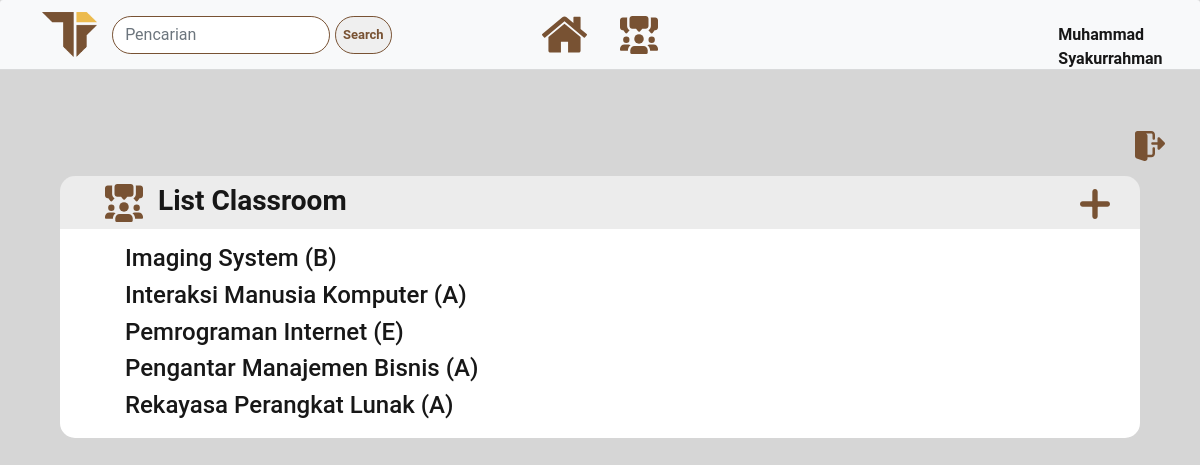
Page /list-classroom.php (signed in) on the committed database.
### tables this page shows
CREATE TABLE `users` (
  `id_user` int(11) NOT NULL AUTO_INCREMENT,
  `f_name` text,
  `l_name` text,
  `u_name` text,
  `u_pass` varchar(255) DEFAULT NULL,
  `u_email` varchar(255) DEFAULT NULL,
  `u_image` varchar(255) DEFAULT NULL,
  `u_cover` varchar(255) DEFAULT NULL,
  `u_konsentrasi` varchar(255) DEFAULT NULL,
  `u_prodi` varchar(255) DEFAULT NULL,
  `u_angkatan` varchar(11) DEFAULT NULL,
  `u_reg_date` timestamp NULL DEFAULT CURRENT_TIMESTAMP ON UPDATE CURRENT_TIMESTAMP,
  `status_user` text,
  `posts` text,
  `posts_class` text,
  PRIMARY KEY (`id_user`)
);

CREATE TABLE `classroom` (
  `id_classroom` int(11) NOT NULL AUTO_INCREMENT,
  `nama_classroom` text,
  `keterangan` text,
  `classroom_cover` varchar(255) DEFAULT NULL,
  PRIMARY KEY (`id_classroom`)
);

### includes/get-data.php (called while the page is built, shortened)
<?php
    include("function/functions.php");
    $user = $_SESSION['u_name'];
    $get_user = "SELECT * from users WHERE u_name='$user'";
    $result = mysqli_query($db_connect, $get_user);
    while ($row = $result->fetch_assoc()) {
        $user_id = $row['id_user'];
        $firstname = $row['f_name'];
        $lastname = $row['l_name'];
        $fullname = $firstname.' '.$lastname;
        $user_image = $row['u_image'];
    }
?>

### list-classroom.php (the view, shortened to what this page needs)
<?php
	include("includes/connection.php");
	if (!isset($_SESSION['u_name'])) {
        echo "<script>window.open('landing-page.php','_self')</script>";
	} else {
        include("includes/get-data.php");
    }
?>
<!DOCTYPE html>
<html lang="en">
<head>
    <link rel="stylesheet" href="https://maxcdn.bootstrapcdn.com/bootstrap/4.0.0/css/bootstrap.min.css">
    <link rel="stylesheet" type="text/css" href="style/settings.css">
</head>
<body>
    <div class="header">
        <header>
            <?php
                include("includes/header.php");
            ?>
        </header>
    </div>
    <div class="d-flex justify-content-center">
        <div class="container-fluid" style="background-color: #ECECEC; margin-top: 15px; height: 50px; width: 1080px; border-radius: 15px 15px 0 0; padding-top: 8px; padding-left: 45px; padding-bottom: 45px;">
            <div>
                <img src="images/discussion.svg" alt="" width="38px" style="float: left; margin-right:15px;">
                <a  href="add-classroom.php" style="text-decoration: none;"><img src="images/add.svg" alt="" width="30px" style="float: right; margin-top: 5px; margin-right:15px;"></a>
                <h3 style="font-weight: bolder; width:500px;">List Classroom</h3>
            </div>
         </div>
    </div>
    <div class="d-flex justify-content-center">
        <div class="container-fluid" style="background-color: #FFFFFF; height: auto; width: 1080px; border-radius: 0 0 15px 15px; padding-top: 15px; padding-bottom: 10px; padding-left: 65px;">
            <?php
                $query = mysqli_query($db_connect, "SELECT * FROM classroom ORDER BY nama_classroom ASC");
                while ($row = $query->fetch_assoc()) {
                    echo '<h4><a href="classroom.php?class_id='.$row['id_classroom'].'" style="text-decoration:none; cursor:pointer; color: #171717;">'.$row['nama_classroom'].'</a></h4>';
                }
            ?>
        </div>
    </div>
</body>
</html>

### includes/header.php
<div class="row">
    <div class="col-sm-12">
        <div class="card-header bg-light" style="height: 70px">
            <div class="col-sm-4" style="float: left;">
                <a href="home.php">
                    <img id="logo-ti" src="images/logoti.png" alt="" width="55px" style="float: left; margin-right: 15px;">
                </a>
                <form autocomplete="off" class="form-inline" action="search.php?=" method="GET">
                    <div class="input-group mt-1" style="width:350px">
                        <input id="search" type="text" class="form-control" placeholder="Pencarian" name="pencarian" style="border-color: #785233; border-radius: 0.5cm; margin-right: 5px;">
                        <button type="submit" class="btn" name="search" style="background-color:none; border-color:#785233; color:#785233; border-radius: 0.5cm; width=100px">Search</button>
                    </div>
                </form>
            </div>
            <div class="col-sm-4" style="float: left;">
                <center>
                    <a href="home.php">
                        <img src="images/home.svg" alt="" width="45px" style="margin-right: 8%">
                    </a>
                    <a href="list-classroom.php">
                        <img src="images/discussion.svg" alt="" width="38px">
                    </a>
                </center>
            </div>
            <div class="col-sm-4" style="float: left; padding-top:4px;">
                <a href="profile.php?<?php echo "user=$user_id" ?>" style="text-decoration:none; color: #171717; margin-left: 250px; margin-right: 2%; float:left">
                    <?php
                        $path_profile = "users/";
                        echo '<p style="float:left; padding-top:7px;"><b>'.$fullname.'</b>&#8287;&#8287;&#8287;</p>';
                        echo '<div class="box-profile" style="background-image: url('.$path_profile.$user_image.');"></div>';
                    ?>
                </a>
                <div style="float:right;">
                    <a style="" href="includes/logout.php">
                        <img src="images/log-out.svg" alt="" style="padding-top:4px;" width="30px">
                    </a>
                </div>
            </div>
        </div>
    </div>
</div>

### style/settings.css (style rules this page uses)
* { font-family: Roboto; color: #171717; }
body { margin: 0; padding: 0; min-height: 100%; overflow-x: hidden; background-color: #D6D6D6; background-size: cover; }
.box-profile { height: 40px; width: 35px; float: right; margin-right: 13px; border-radius: 5px; background-position: center; background-size: cover; background-repeat: no-repeat; }
#logo-ti { margin-left: 2%; }
.btn { padding: 7px; font-size: 13px; font-weight: bold; color: white; display: inline-block; }

### rows in the picture
users: fullname "Muhammad Syakurrahman"
classroom: nama_classroom "Imaging System (B)"
classroom: nama_classroom "Interaksi Manusia Komputer (A)"
classroom: nama_classroom "Pemrograman Internet (E)"
classroom: nama_classroom "Pengantar Manajemen Bisnis (A)"
classroom: nama_classroom "Rekayasa Perangkat Lunak (A)"
